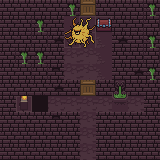

Rendered tile map (Tiled .tmx) drawn with the repository's tilesets; below, a short description and the full map source, tile grids included:
An orthogonal 10x10 tile map with 16x16 px tiles, 2 tile layers (Calque de Tuiles 2, Calque de Tuiles 1).

<map version="1.8" tiledversion="1.8.0" orientation="orthogonal" renderorder="right-down" width="10" height="10" tilewidth="16" tileheight="16" infinite="0" nextlayerid="3" nextobjectid="1">
 <tileset firstgid="1" name="0x72_16x16DungeonTileset.v5" tilewidth="16" tileheight="16" margin="16" tilecount="465" columns="31">
  <image source="0x72_16x16DungeonTileset.v5/0x72_16x16DungeonTileset.v5/0x72_16x16DungeonTileset.v5.png" width="512" height="256" />
 </tileset>
 <layer id="2" name="Calque de Tuiles 2" width="10" height="10">
  <data encoding="csv">
151,151,151,151,151,152,153,151,152,153,
182,182,182,182,182,151,151,152,153,153,
213,213,213,151,152,153,153,153,153,153,
151,152,153,182,183,184,184,184,184,184,
151,152,153,213,214,215,215,215,215,215,
151,152,153,215,153,153,153,213,214,215,
151,152,153,215,184,184,184,215,213,214,
151,151,151,151,151,151,151,151,213,214,
182,182,182,182,182,182,182,182,213,214,
213,213,213,213,213,213,213,213,213,214
</data>
 </layer>
 <layer id="1" name="Calque de Tuiles 1" width="10" height="10">
  <data encoding="csv">
1,1,1,1,3,192,1,1,2,3,
1,2,3,1,320,321,324,1,2,2,
1,2,2,35,351,352,158,35,2,3,
2,3,3,1,156,157,158,1,2,2,
1,2,2,66,156,157,158,1,35,3,
1,1,1,35,1,192,1,94,1,1,
1,287,159,156,156,156,156,125,156,1,
1,1,1,66,1,156,1,1,1,1,
1,1,1,1,1,156,1,1,1,1,
1,1,1,1,1,156,1,1,1,1
</data>
 </layer>
</map>
